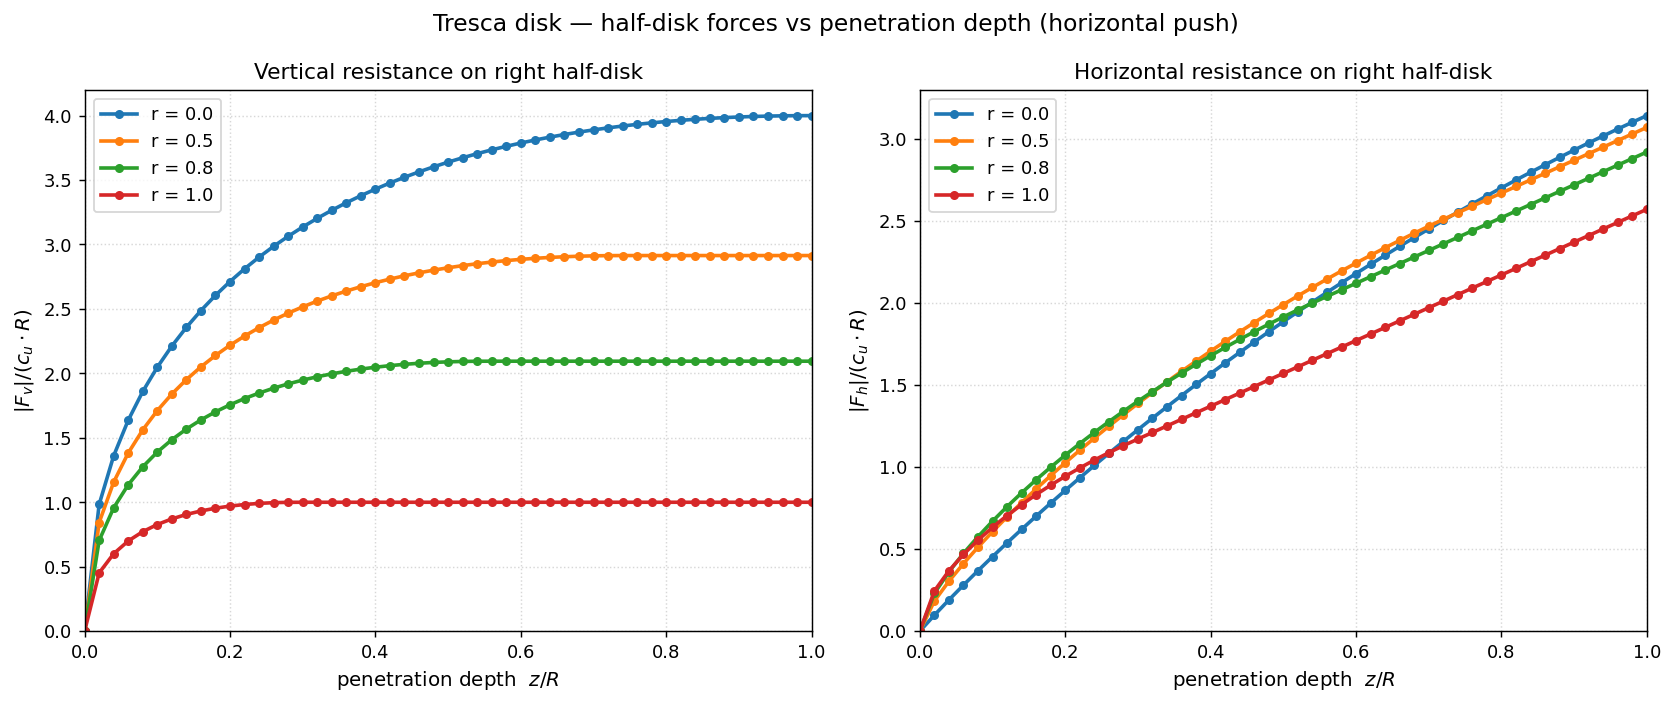

Reproduce this figure in Python.
"""|F_v| and |F_h| on the right half-disk vs penetration depth z/R.

Both forces are normalised by cu·R where R = D/2 is the disk radius and
plotted as absolute values vs z/R = 2p, for z/R ∈ [0, 1] (i.e. p ∈ [0, 0.5]).

Three curves per panel: r = 0, 0.5, 1.
"""
import matplotlib
matplotlib.use("Agg")
import matplotlib.pyplot as plt
import numpy as np

from slip_line.boundary import DiskFoundationBoundary
from slip_line.solver import DiskPrandtlSolver


def forces(p: float, r: float) -> tuple[float, float]:
    """(F_v, F_h) on the right half-disk, with cu = 1, D = 1 (R = 0.5)."""
    if p < 1e-9:
        return 0.0, 0.0
    disk = DiskFoundationBoundary(cu=1.0, D=1.0, p=p, r=r)
    s = DiskPrandtlSolver(disk=disk, n_fan=18, n_disk=30)
    s.solve()
    F = s.forces_on_half_disk()
    return F['F_v'], F['F_h']


ps   = np.linspace(0.0, 0.5, 51)
zR   = 2.0 * ps   # z/R = 2 p
rs     = [0.0, 0.5, 0.8, 1.0]
colors = {0.0: 'tab:blue', 0.5: 'tab:orange', 0.8: 'tab:green', 1.0: 'tab:red'}

fig, (axV, axH) = plt.subplots(1, 2, figsize=(13, 5.5))

# F/(cu·R) = F/(cu·D/2) = 2 · F/(cu·D)
norm = 2.0

for r in rs:
    Fv = np.empty_like(ps)
    Fh = np.empty_like(ps)
    for i, p in enumerate(ps):
        Fv[i], Fh[i] = forces(p, r)

    axV.plot(zR, np.abs(Fv) * norm, color=colors[r], lw=2.0,
             marker='o', ms=4, label=f'r = {r:.1f}')
    axH.plot(zR, np.abs(Fh) * norm, color=colors[r], lw=2.0,
             marker='o', ms=4, label=f'r = {r:.1f}')

for ax, ylabel, title in (
    (axV, r'$|F_v| / (c_u \cdot R)$', 'Vertical resistance on right half-disk'),
    (axH, r'$|F_h| / (c_u \cdot R)$', 'Horizontal resistance on right half-disk'),
):
    ax.set_xlim(0.0, 1.0)
    ax.set_ylim(bottom=0)
    ax.set_xlabel(r'penetration depth  $z / R$', fontsize=11)
    ax.set_ylabel(ylabel, fontsize=11)
    ax.set_title(title, fontsize=12)
    ax.grid(True, linestyle=':', alpha=0.5)
    ax.legend(loc='best', fontsize=10)

fig.suptitle('Tresca disk — half-disk forces vs penetration depth (horizontal push)',
             fontsize=13)
fig.tight_layout()
fig.savefig(r'c:\Appl\Slip_line\plot_disk_forces_vs_z.png',
            dpi=130, bbox_inches='tight')
print("saved plot_disk_forces_vs_z.png")

# Summary table
print(f"\n{'z/R':>5s}  " +
      "  ".join(f"|Fv|(r={r:.1f})".rjust(14) for r in rs) + "  " +
      "  ".join(f"|Fh|(r={r:.1f})".rjust(14) for r in rs))
for i in range(0, len(ps), 5):
    p = ps[i]
    Fv = [abs(forces(p, r)[0]) * norm for r in rs]
    Fh = [abs(forces(p, r)[1]) * norm for r in rs]
    print(f"{zR[i]:5.3f}  " +
          "  ".join(f"{v:14.4f}" for v in Fv) + "  " +
          "  ".join(f"{h:14.4f}" for h in Fh))
